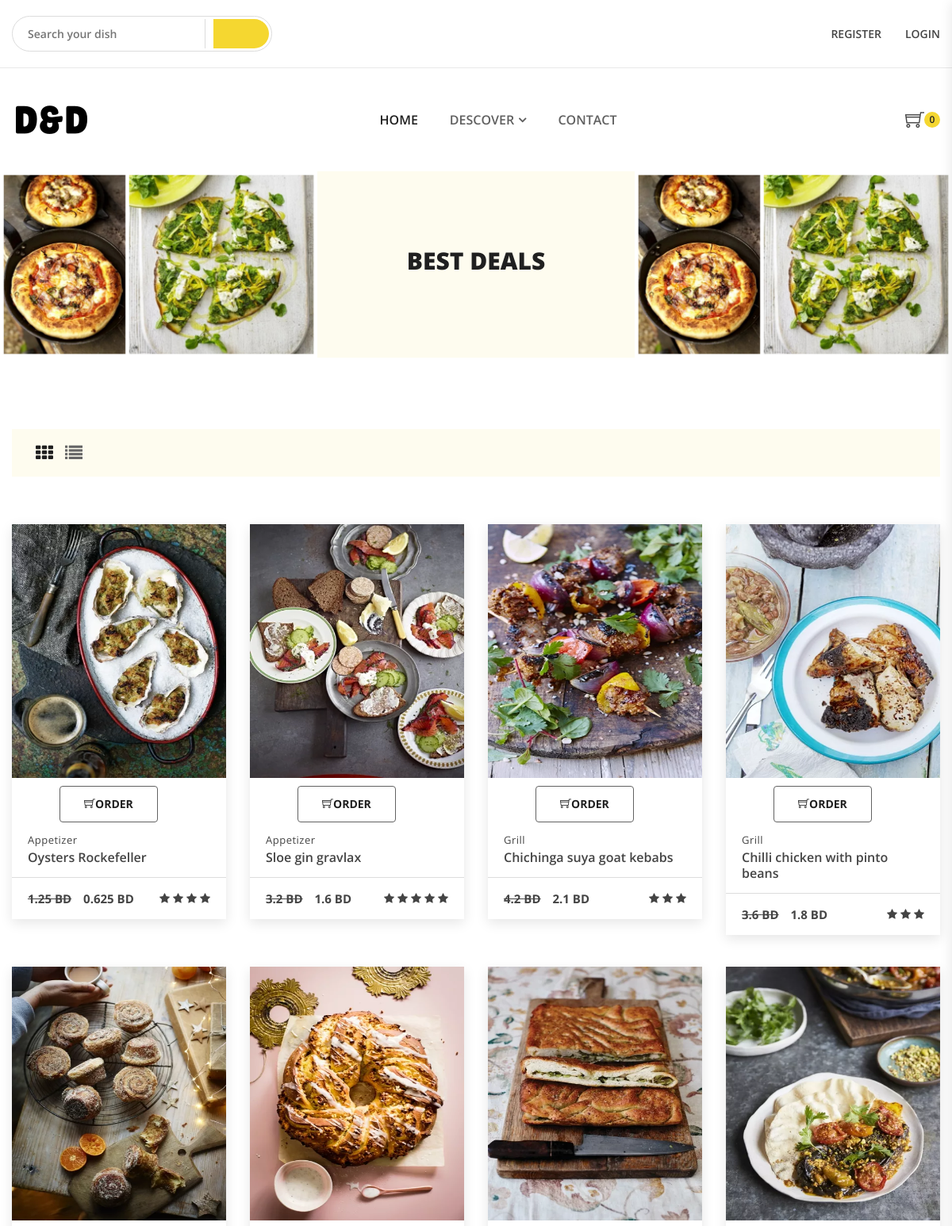
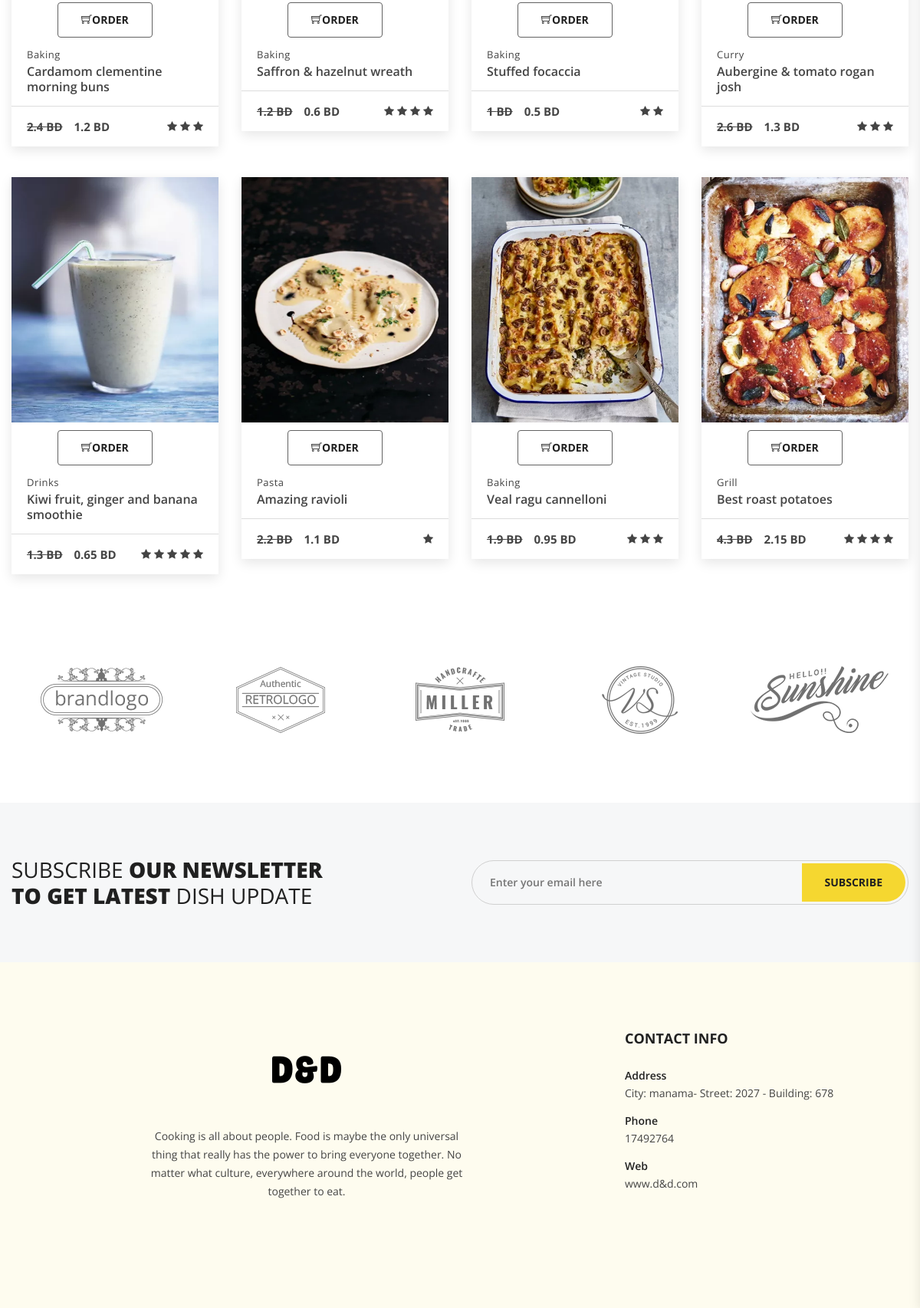
The page /project/best-deals.php on the database its author committed (2 pictures, top to bottom).
### tables this page shows
CREATE TABLE `dish` (
  `did` int(10) NOT NULL,
  `name` varchar(50) DEFAULT NULL,
  `description` varchar(100) NOT NULL,
  `ct_id` int(10) NOT NULL DEFAULT '25',
  `price` float DEFAULT NULL,
  `rate` int(1) NOT NULL DEFAULT '1',
  `pic` varchar(100) NOT NULL DEFAULT 'assets/images/dish_def.jpg',
  `fid` int(10) DEFAULT NULL
);

CREATE TABLE `category` (
  `qid` int(10) NOT NULL,
  `type` varchar(30) DEFAULT NULL
);

### project/res_data.php (called while the page is built, shortened)
<?php
$myfile = fopen("data.txt", "r") or die("Unable to open file!");
$c= fgets($myfile);
$v = explode('#',$c);
$address=array($v[0]);
$tel=array($v[1]);
$web=array($v[2]);
$data=array($address, $tel , $web)
?>

### project/best-deals.php (the view, shortened to what this page needs)
<?php
extract($_GET);
require("res_data.php");
try{
    require("connection.php");
    $dishsql = "SELECT description,did,name,type,price,rate,pic,offer,d.fid FROM dish d, category c, offer o WHERE d.ct_id = c.qid and d.fid is Not null  GROUP BY did ORDER BY did";
    $dish = $db->query($dishsql);
}
catch(PDOException $e)
    {
    echo "Connection failed: " . $e->getMessage();
    }
?>
<!doctype html>
<html class="no-js" lang="en">
<head>
   <link rel="stylesheet" href="assets/css/ourStyle.css">
    <link rel="stylesheet" href="assets/css/bootstrap.min.css">
    <link rel="stylesheet" href="assets/css/icon-font.min.css">
    <link rel="stylesheet" href="assets/css/plugins.css">
    <link rel="stylesheet" href="assets/css/style.css">
</head>
<body onload="searchHintReq();">
<div class="header-section section">
    <div class="header-top header-top-one header-top-border pt-10 pb-10">
        <div class="container">
            <div class="row align-items-center justify-content-between">
                <div class="col order-12 order-xs-12 order-lg-2 mt-10 mb-10">
                    <div class="header-advance-search">
                            <form action="single-dish.php" autocomplete="off" id="dishsearch">
                                <div class="input" id="dlist"><input type="text" name="d" list="dishlist" placeholder="Search your dish" id="hint" onkeyup="">
                                </div>
                                <input type="hidden" > <div class="submit"><button><i class="icofont icofont-search-alt-1"></i></button></div>
                            </form>
                        </div>
                </div>
                      <div class="col order-2 order-xs-2 order-lg-12 mt-10 mb-10">
                        <div class="header-account-links">
                              <?php
                              if(isset($_SESSION['activeuser'])){
                              foreach ($account as $row) {?>
                                <a href="myaccount.php"><img id='propic' src="assets/images/userpic/<?php echo $row['profile_pic'];?>"> <span><?php echo $row['username'];?></span></a>
                                 <a href="logout.php"><i class="icofont icofont-login d-none"></i> <span>Logout</span></a>
                              <?php }}
                              else {?>
                                <a href="register.php"><span>Register</span></a>
                                <a href="login.php"><i class="icofont icofont-login d-none"></i> <span>Login</span></a>
                              <?php } ?>
                        </div>
                    </div>
            </div>
        </div>
    </div>
    <div class="header-bottom header-bottom-one header-sticky">
        <div class="container">
            <div class="row align-items-center justify-content-between">
                <div class="col mt-15 mb-15">
                    <div class="header-logo">
                        <a href="index.php">
                            <img src="assets/images/pic/logo.png"  width="100" height="100">
                        </a>
                    </div>
                </div>
                <div class="col order-12 order-lg-2 order-xl-2 d-none d-lg-block">
                   <div class="main-menu">
                        <nav>
                            <ul>
                                <li class="active"><a href="index.php">HOME</a></li>
                                <li class="menu-item-has-children"><a href="#">Descover</a>
                                </li>
                                <li><a href="contact.php">CONTACT</a></li>
                            </ul>
                        </nav>
                    </div>
                </div>
                <div class="col order-2 order-lg-12 order-xl-12">
                    <div class="header-shop-links">
                        <a href="cart.php" class="header-cart"><i class="ti-shopping-cart"></i> <span class="number"><?php echo count($_SESSION['mycart']); ?> </span></a>
                    </div>
                </div>
            </div>
        </div>
    </div>
</div>
<div class="page-banner-section section">
    <div class="page-banner-wrap row row-0 d-flex align-items-center ">
        <div class="col-lg-4 col-12 order-lg-2 d-flex align-items-center justify-content-center">
            <div class="page-banner">
                <h1>BEST DEALS</h1>
            </div>
        </div>
         <div class="col-lg-4 col-md-6 col-12 order-lg-1">
            <div class="banner"><a href="#"><img src="assets/images/pic/BeFunky-collage (2).jpg" alt="Banner"></a></div>
        </div>
        <div class="col-lg-4 col-md-6 col-12 order-lg-3">
            <div class="banner"><a href="#"><img src="assets/images/pic/BeFunky-collage (2).jpg" alt="Banner"></a></div>
        </div>
    </div>
</div>
<div class="product-section section mt-90 mb-90">
    <div class="container">
        <div class="row">
            <div class="col-12">
                <div class="row mb-50">
                    <div class="col">
                        <div class="shop-top-bar">
                            <div class="product-view-mode">
                                <a class="active" href="#" data-target="grid"><i class="fa fa-th"></i></a>
                                <a href="#" data-target="list"><i class="fa fa-list"></i></a>
                            </div>
                        </div>
                    </div>
                </div>
                <div class="shop-product-wrap grid row">
                    <?php
                        foreach($dish as $row) {
                         ?>
                    <div class="col-xl-3 col-lg-4 col-md-6 col-12 pb-30 pt-10">
                        <div class="ee-product">
                                <div class="image">
                                    <a href="single-dish.php?d=<?php echo $row["did"]?>" class="img"><img src="assets/images/pic/category/<?php echo $row["type"].'/'.$row["pic"]?>" width="270" height="320" alt="Product Image"></a>
                                    <button type="button" class="cart btn btn-outline-warning mt-10 ml-60" onclick="window.location.href='single-dish.php?d=<?php echo $row['did']?>'"><i class="ti-shopping-cart"></i>order</button>
                                </div>
                                <div class="content">
                                    <div class="category-title">
                                        <a href="#" class="cat"><?php echo $row["type"]?></a>
                                        <h5 class="title"><a href="single-dish.php"><?php echo $row["name"]?></a></h5>
                                    </div>
                                    <div class="price-ratting">
                                    <h5 class="price"><span class="old"><?php echo $row["price"]?> BD</span><?php echo ($row["price"]-($row["price"] * ($row["offer"] / 100 ))) ?> BD</h5>
                                        <div class="ratting">
                                        <?php for($i=0 ; $i < $row["rate"] ; ++$i)
                                                    echo "<i class='fa fa-star'></i>";?>
                                        </div>
                                     </div>
                                </div>
                            </div>
                    </div>
                    <?php
                    }
                    ?>
                </div>
            </div>
        </div>
    </div>
</div>
<div class="brands-section section mb-90">
    <div class="container">
        <div class="row">
            <div class="brand-slider col">
                <div class="brand-item col"><img src="assets/images/brands/brand-1.png" alt="Brands"></div>
                <div class="brand-item col"><img src="assets/images/brands/brand-2.png" alt="Brands"></div>
                <div class="brand-item col"><img src="assets/images/brands/brand-3.png" alt="Brands"></div>
                <div class="brand-item col"><img src="assets/images/brands/brand-4.png" alt="Brands"></div>
                <div class="brand-item col"><img src="assets/images/brands/brand-5.png" alt="Brands"></div>
            </div>
        </div>
    </div>
</div>
<div class="subscribe-section section bg-gray pt-55 pb-55">
        <div class="container">
            <div class="row align-items-center">
                <div class="col-lg-6 col-12 mb-15 mt-15">
                    <div class="subscribe-content">
                        <h2>SUBSCRIBE <span>OUR NEWSLETTER</span></h2>
                        <h2><span>TO GET LATEST</span> DISH UPDATE</h2>
                    </div>
                </div>
                <div class="col-lg-6 col-12 mb-15 mt-15">
                    <form class="subscribe-form" action="#">
                        <input type="email" autocomplete="off" placeholder="Enter your email here" />
                        <button >subscribe</button>
                    </form>
                </div>
            </div>
        </div>
    </div>
    <div class="footer-section section bg-ivory">
        <div class="footer-top-section section pt-90 pb-50">
            <div class="container">
                <div class="row">
                    <div class="col mb-90">
                        <div class="footer-widget text-center">
                            <div class="footer-logo">
                                    <img src="assets/images/pic/logo.png"  width="100" height="100">
                            </div>
                            <p>Cooking is all about people. Food is maybe the only universal thing that really has the power to bring everyone together. No matter what culture, everywhere around the world, people get together to eat.</p>
                        </div>
                    </div>
                <div class="col-lg-4 col-md-6 col-12 mb-40">
                    <div class="footer-widget">
                        <h4 class="widget-title">CONTACT INFO</h4>
                        <p class="contact-info">
                            <span>Address</span>
                            <?php
                            $c_add = count($data[0]);
                            $c_tel = count($data[1]);
                            for ($i=0; $i <  $c_add; $i++) {
                                echo $data[0][$i].'</br>';
                            }
                            ?>
                        </p>
                        <p class="contact-info">
                            <span>Phone</span>
                            <?php
                            for ($i=0; $i <  $c_tel; $i++) {
                                echo $data[1][$i].'</br>';
                            }
                            ?>
                        </p>
                        <p class="contact-info">
                            <span>Web</span>
                            <?php
                            for ($i=0; $i <  $c_tel; $i++) {
                                echo "<a href='#'>".$data[2][$i]."</a></br>";
                            }
                            ?>
                        </p>
                    </div>
                </div>
                </div>
            </div>
        </div>
    </div>
</body>
</html>

### project/assets/css/plugins.css (style rules this page uses)
.slick-slider { position:relative;display:block;box-sizing:border-box;-webkit-user-select:none;-moz-user-select:none;-ms-user-select:none;user-select:none;-webkit-touch-callout:none;-khtml-user-select:none;-ms-touch-action:pan-y;touch-action:pan-y;-webkit-tap-highlight-color:transparent }
.slick-slide { display:none;float:left;height:100%;min-height:1px }
.slick-slide img { display:block }
.slick-initialized .slick-slide { display:block }

### rows shown on the page
dish: ct+pic (picture), ct.type "Appetizer", name "Oysters Rockefeller", price "1.25", offer "0.625", rate 4 (drawn)
dish: ct+pic (picture), ct.type "Appetizer", name "Sloe gin gravlax", price "3.2", offer "1.6", rate 5 (drawn)
dish: ct+pic (picture), ct.type "Grill", name "Chichinga suya goat kebabs", price "4.2", offer "2.1", rate 3 (drawn)
dish: ct+pic (picture), ct.type "Grill", name "Chilli chicken with pinto beans", price "3.6", offer "1.8", rate 3 (drawn)
dish: ct+pic (picture), ct.type "Baking", name "Cardamom clementine morning buns", price "2.4", offer "1.2", rate 3 (drawn)
dish: ct+pic (picture), ct.type "Baking", name "Saffron & hazelnut wreath", price "1.2", offer "0.6", rate 4 (drawn)
dish: ct+pic (picture), ct.type "Baking", name "Stuffed focaccia", price "1", offer "0.5", rate 2 (drawn)
dish: ct+pic (picture), ct.type "Curry", name "Aubergine & tomato rogan josh", price "2.6", offer "1.3", rate 3 (drawn)
dish: ct+pic (picture), ct.type "Drinks", name "Kiwi fruit, ginger and banana smoothie", price "1.3", offer "0.65", rate 5 (drawn)
dish: ct+pic (picture), ct.type "Pasta", name "Amazing ravioli", price "2.2", offer "1.1", rate 1 (drawn)
dish: ct+pic (picture), ct.type "Baking", name "Veal ragu cannelloni", price "1.9", offer "0.95", rate 3 (drawn)
dish: ct+pic (picture), ct.type "Grill", name "Best roast potatoes", price "4.3", offer "2.15", rate 4 (drawn)

### other values the page prints
count($_SESSION['mycart']) "0"
$data[0][$i] "City: manama- Street: 2027 - Building: 678"
$data[1][$i] "17492764"
$data[2][$i] "www.d&d.com"
